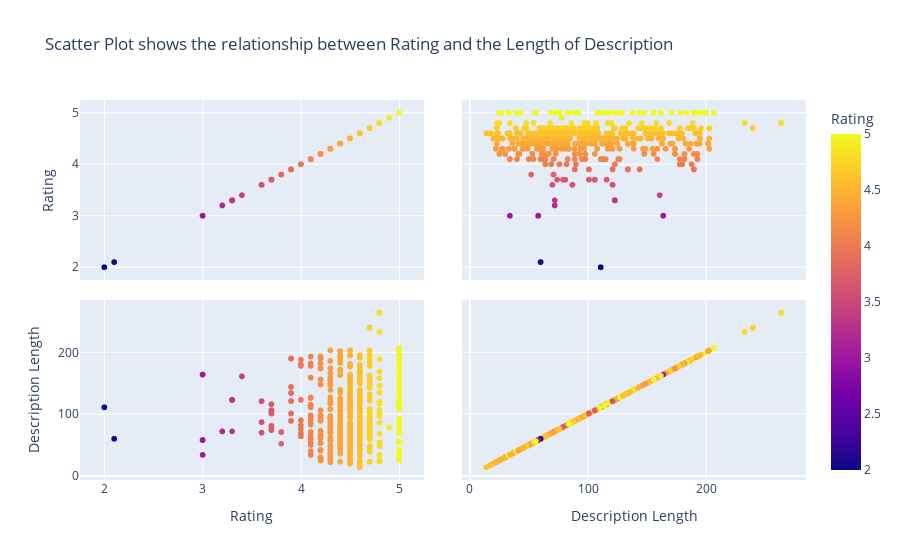

The notebook cell saved with this chart:
### Code cell
import plotly.express as px
df2["Description Length"] = name_len
fig = px.scatter_matrix(df2, dimensions=["Rating","Description Length"], color="Rating",title="Scatter Plot shows the relationship between Rating and the Length of Description")
fig.show()

### Figure 1 — Plotly figure (JSON) as saved in the notebook; plotly's stock layout.template omitted (floating-point values rounded to 4 significant figures; data arrays with more than 128 entries replaced by an {"elided": "..."} marker saying what was removed)
{"data": [{"dimensions": [{"axis": {"matches": true}, "label": "Rating", "values": {"elided": "3479 float values"}}, {"axis": {"matches": true}, "label": "Description Length", "values": {"elided": "3479 int values"}}], "hovertemplate": "%{xaxis.title.text}=%{x}<br>%{yaxis.title.text}=%{y}<br>Rating=%{marker.color}<extra></extra>", "legendgroup": "", "marker": {"color": {"elided": "3479 float values"}, "coloraxis": "coloraxis", "symbol": "circle"}, "name": "", "showlegend": false, "type": "splom"}], "layout": {"coloraxis": {"colorbar": {"title": {"text": "Rating"}}, "colorscale": [[0, "#0d0887"], [0.1111, "#46039f"], [0.2222, "#7201a8"], [0.3333, "#9c179e"], [0.4444, "#bd3786"], [0.5556, "#d8576b"], [0.6667, "#ed7953"], [0.7778, "#fb9f3a"], [0.8889, "#fdca26"], [1, "#f0f921"]]}, "dragmode": "select", "legend": {"tracegroupgap": 0}, "title": {"text": "Scatter Plot shows the relationship between Rating and the Length of Description"}}}
